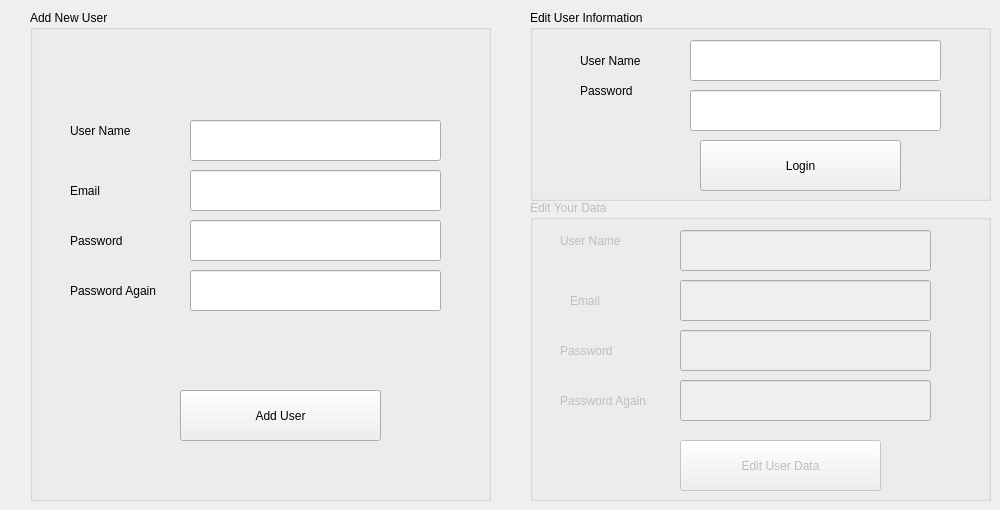
    <widget class="QWidget" name="tab_3">
     <attribute name="title">
      <string>Page</string>
     </attribute>
     <widget class="QGroupBox" name="groupBox">
      <property name="geometry">
       <rect>
        <x>30</x>
        <y>10</y>
        <width>461</width>
        <height>491</height>
       </rect>
      </property>
      <property name="title">
       <string>Add New User</string>
      </property>
      <widget class="QLabel" name="label_16">
       <property name="geometry">
        <rect>
         <x>40</x>
         <y>110</y>
         <width>91</width>
         <height>21</height>
        </rect>
       </property>
       <property name="text">
        <string>User Name</string>
       </property>
      </widget>
      <widget class="QLabel" name="label_17">
       <property name="geometry">
        <rect>
         <x>40</x>
         <y>220</y>
         <width>81</width>
         <height>21</height>
        </rect>
       </property>
       <property name="text">
        <string>Password</string>
       </property>
      </widget>
      <widget class="QLabel" name="label_18">
       <property name="geometry">
        <rect>
         <x>40</x>
         <y>270</y>
         <width>121</width>
         <height>21</height>
        </rect>
       </property>
       <property name="text">
        <string>Password Again</string>
       </property>
      </widget>
      <widget class="QLabel" name="label_19">
       <property name="geometry">
        <rect>
         <x>40</x>
         <y>170</y>
         <width>81</width>
         <height>21</height>
        </rect>
       </property>
       <property name="text">
        <string>Email</string>
       </property>
      </widget>
      <widget class="QLineEdit" name="lineEdit_9">
       <property name="geometry">
        <rect>
         <x>160</x>
         <y>110</y>
         <width>251</width>
         <height>41</height>
        </rect>
       </property>
      </widget>
      <widget class="QLineEdit" name="lineEdit_10">
       <property name="geometry">
        <rect>
         <x>160</x>
         <y>160</y>
         <width>251</width>
         <height>41</height>
        </rect>
       </property>
      </widget>
      <widget class="QLineEdit" name="lineEdit_11">
       <property name="geometry">
        <rect>
         <x>160</x>
         <y>210</y>
         <width>251</width>
         <height>41</height>
        </rect>
       </property>
       <property name="echoMode">
        <enum>QLineEdit::Password</enum>
       </property>
      </widget>
      <widget class="QLineEdit" name="lineEdit_12">
       <property name="geometry">
        <rect>
         <x>160</x>
         <y>260</y>
         <width>251</width>
         <height>41</height>
        </rect>
       </property>
       <property name="echoMode">
        <enum>QLineEdit::Password</enum>
       </property>
      </widget>
      <widget class="QPushButton" name="pushButton_11">
       <property name="geometry">
        <rect>
         <x>150</x>
         <y>380</y>
         <width>201</width>
         <height>51</height>
        </rect>
       </property>
       <property name="text">
        <string>Add User</string>
       </property>
      </widget>
      <widget class="QLabel" name="label_30">
       <property name="geometry">
        <rect>
         <x>130</x>
         <y>320</y>
         <width>321</width>
         <height>31</height>
        </rect>
       </property>
       <property name="font">
        <font>
         <family>Segoe UI</family>
         <pointsize>16</pointsize>
        </font>
       </property>
       <property name="text">
        <string/>
       </property>
      </widget>
     </widget>
     <widget class="QGroupBox" name="groupBox_2">
      <property name="geometry">
       <rect>
        <x>530</x>
        <y>10</y>
        <width>461</width>
        <height>191</height>
       </rect>
      </property>
      <property name="title">
       <string>Edit User Information</string>
      </property>
      <widget class="QLineEdit" name="lineEdit_13">
       <property name="geometry">
        <rect>
         <x>160</x>
         <y>80</y>
         <width>251</width>
         <height>41</height>
        </rect>
       </property>
       <property name="echoMode">
        <enum>QLineEdit::Password</enum>
       </property>
      </widget>
      <widget class="QLabel" name="label_20">
       <property name="geometry">
        <rect>
         <x>50</x>
         <y>70</y>
         <width>81</width>
         <height>21</height>
        </rect>
       </property>
       <property name="text">
        <string>Password</string>
       </property>
      </widget>
      <widget class="QLabel" name="label_21">
       <property name="geometry">
        <rect>
         <x>50</x>
         <y>40</y>
         <width>101</width>
         <height>21</height>
        </rect>
       </property>
       <property name="text">
        <string>User Name</string>
       </property>
      </widget>
      <widget class="QLineEdit" name="lineEdit_14">
       <property name="geometry">
        <rect>
         <x>160</x>
         <y>30</y>
         <width>251</width>
         <height>41</height>
        </rect>
       </property>
      </widget>
      <widget class="QPushButton" name="pushButton_12">
       <property name="geometry">
        <rect>
         <x>170</x>
         <y>130</y>
         <width>201</width>
         <height>51</height>
        </rect>
       </property>
       <property name="text">
        <string>Login</string>
       </property>
      </widget>
     </widget>
     <widget class="QGroupBox" name="groupBox_4">
      <property name="enabled">
       <bool>false</bool>
      </property>
      <property name="geometry">
       <rect>
        <x>530</x>
        <y>200</y>
        <width>461</width>
        <height>301</height>
       </rect>
      </property>
      <property name="title">
       <string>Edit Your Data</string>
      </property>
      <widget class="QLineEdit" name="lineEdit_16">
       <property name="geometry">
        <rect>
         <x>150</x>
         <y>130</y>
         <width>251</width>
         <height>41</height>
        </rect>
       </property>
       <property name="echoMode">
        <enum>QLineEdit::Password</enum>
       </property>
      </widget>
      <widget class="QLineEdit" name="lineEdit_18">
       <property name="geometry">
        <rect>
         <x>150</x>
         <y>180</y>
         <width>251</width>
         <height>41</height>
        </rect>
       </property>
       <property name="echoMode">
        <enum>QLineEdit::Password</enum>
       </property>
      </widget>
      <widget class="QLabel" name="label_23">
       <property name="geometry">
        <rect>
         <x>30</x>
         <y>140</y>
         <width>81</width>
         <height>21</height>
        </rect>
       </property>
       <property name="text">
        <string>Password</string>
       </property>
      </widget>
      <widget class="QLabel" name="label_25">
       <property name="geometry">
        <rect>
         <x>30</x>
         <y>30</y>
         <width>81</width>
         <height>21</height>
        </rect>
       </property>
       <property name="text">
        <string>User Name</string>
       </property>
      </widget>
      <widget class="QLineEdit" name="lineEdit_17">
       <property name="geometry">
        <rect>
         <x>150</x>
         <y>30</y>
         <width>251</width>
         <height>41</height>
        </rect>
       </property>
      </widget>
      <widget class="QLineEdit" name="lineEdit_15">
       <property name="geometry">
        <rect>
         <x>150</x>
         <y>80</y>
         <width>251</width>
         <height>41</height>
        </rect>
       </property>
      </widget>
      <widget class="QPushButton" name="pushButton_13">
       <property name="geometry">
        <rect>
         <x>150</x>
         <y>240</y>
         <width>201</width>
         <height>51</height>
        </rect>
       </property>
       <property name="text">
        <string>Edit User Data</string>
       </property>
      </widget>
      <widget class="QLabel" name="label_22">
       <property name="geometry">
        <rect>
         <x>30</x>
         <y>190</y>
         <width>101</width>
         <height>21</height>
        </rect>
       </property>
       <property name="text">
        <string>Password Again</string>
       </property>
      </widget>
      <widget class="QLabel" name="label_24">
       <property name="geometry">
        <rect>
         <x>40</x>
         <y>90</y>
         <width>81</width>
         <height>21</height>
        </rect>
       </property>
       <property name="text">
        <string>Email</string>
       </property>
      </widget>
     </widget>
    </widget>
